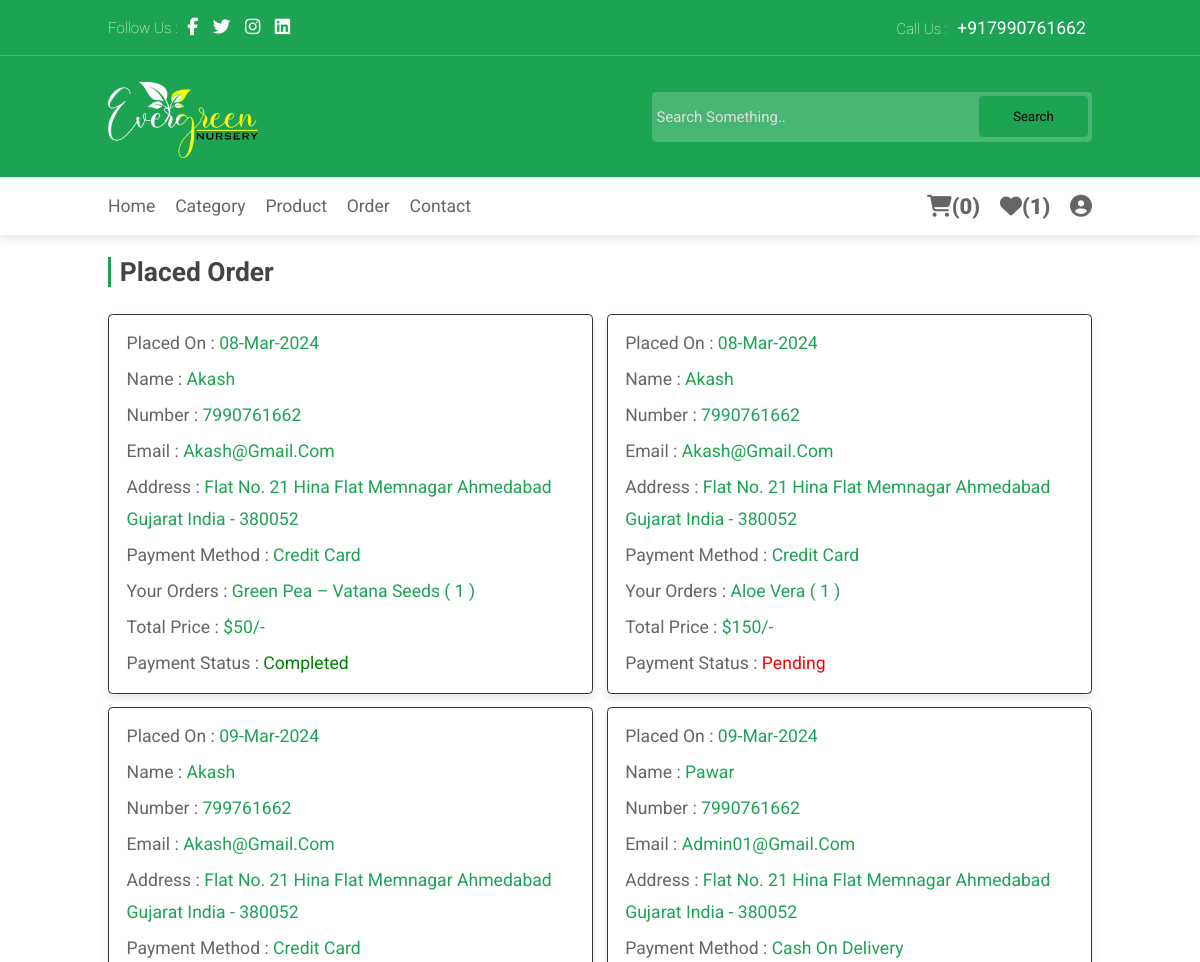
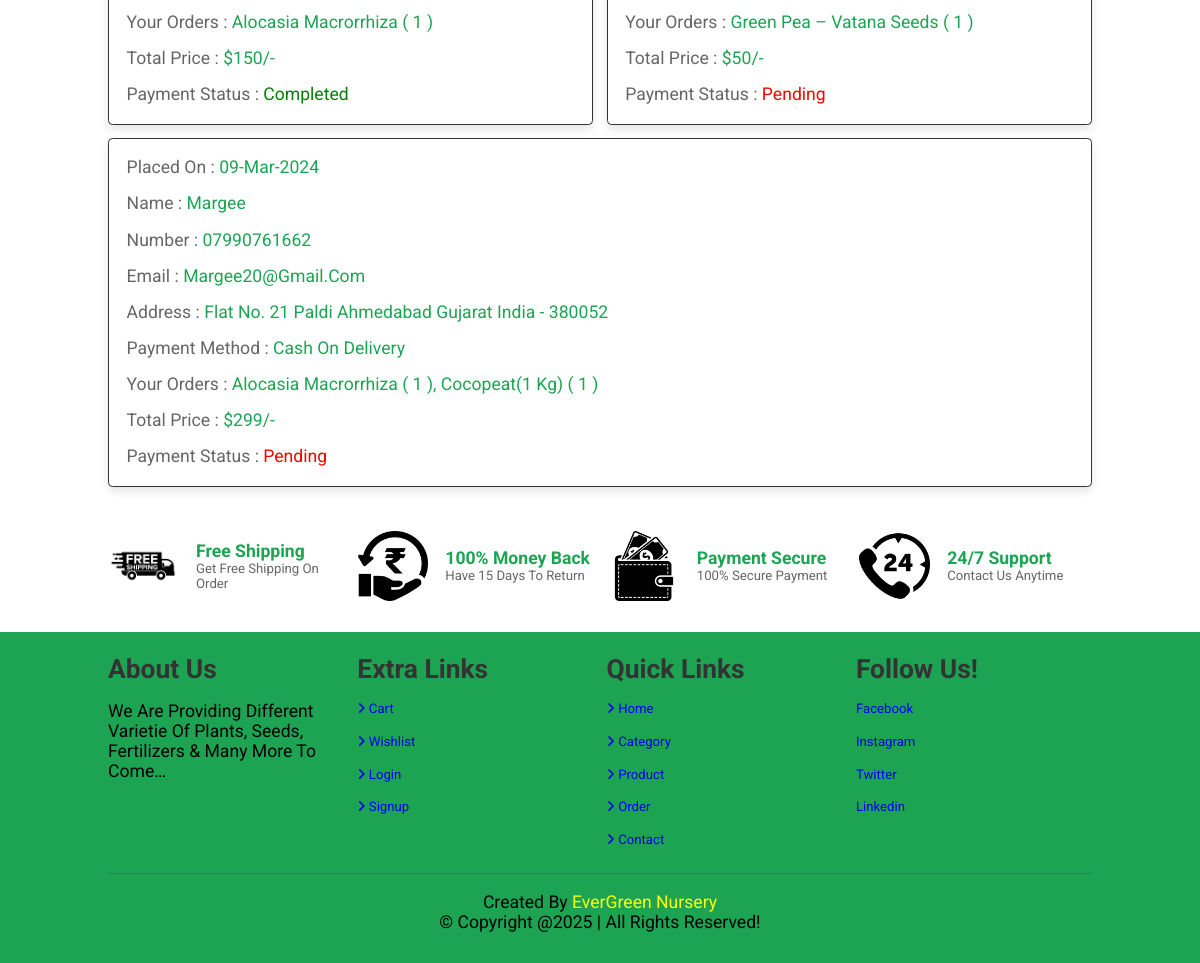
Page /Evergreen/Design/order.php (signed in) on the committed database (2 pictures, top to bottom).
### tables this page shows
CREATE TABLE `orders` (
  `id` int(100) NOT NULL,
  `user_id` int(100) NOT NULL,
  `name` varchar(100) NOT NULL,
  `number` varchar(12) NOT NULL,
  `email` varchar(100) NOT NULL,
  `method` varchar(50) NOT NULL,
  `address` varchar(500) NOT NULL,
  `total_products` varchar(1000) NOT NULL,
  `total_price` int(100) NOT NULL,
  `placed_on` varchar(50) NOT NULL,
  `payment_status` varchar(20) NOT NULL DEFAULT 'pending'
);

### Evergreen/Design/order.php (the view, shortened to what this page needs)
<?php
@include 'config.php';
$user_id = $_SESSION['user_id'];
?>
<!DOCTYPE html>
<html lang="en">
<head>
        <link rel="stylesheet" href="https://cdnjs.cloudflare.com/ajax/libs/font-awesome/6.5.1/css/all.min.css">
    <link rel="stylesheet" href="style.css">
</head>
<body>
<?php include 'header.php'; ?>
<section class="placed-orders">
    <h1 class="heading"> placed order </h1>
   <div class="box-container">
   <?php
      $select_orders = $conn->prepare("SELECT * FROM `orders` WHERE user_id = ?");
      $select_orders->execute([$user_id]);
      if($select_orders->rowCount() > 0){
         while($fetch_orders = $select_orders->fetch(PDO::FETCH_ASSOC)){
   ?>
   <div class="box">
      <p> placed on : <span><?= $fetch_orders['placed_on']; ?></span> </p>
      <p> name : <span><?= $fetch_orders['name']; ?></span> </p>
      <p> number : <span><?= $fetch_orders['number']; ?></span> </p>
      <p> email : <span><?= $fetch_orders['email']; ?></span> </p>
      <p> address : <span><?= $fetch_orders['address']; ?></span> </p>
      <p> payment method : <span><?= $fetch_orders['method']; ?></span> </p>
      <p> your orders : <span><?= $fetch_orders['total_products']; ?></span> </p>
      <p> total price : <span>$<?= $fetch_orders['total_price']; ?>/-</span> </p>
      <p> payment status : <span style="color:<?php if($fetch_orders['payment_status'] == 'pending'){ echo 'red'; }else{ echo 'green'; }; ?>"><?= $fetch_orders['payment_status']; ?></span> </p>
   </div>
   <?php
      }
   }else{
      echo '<p class="empty">no orders placed yet!</p>';
   }
   ?>
   </div>
</section>
    <section class="icons-container">
        <div class="icon">
            <img src="img/shipping.png" alt="">
            <div class="content">
                <h3>free shipping</h3>
                <p>get free shipping on order</p>
            </div>
        </div>
        <div class="icon">
            <img src="img/cashback.png" alt="">
            <div class="content">
                <h3>100% money back</h3>
                <p>have 15 days to return</p>
            </div>
        </div>
        <div class="icon">
            <img src="img/secure.png" alt="">
            <div class="content">
                <h3>payment secure</h3>
                <p>100% secure payment</p>
            </div>
        </div>
        <div class="icon">
            <img src="img/24_7.png" alt="">
            <div class="content">
                <h3>24/7 support</h3>
                <p>contact us anytime</p>
            </div>
        </div>
    </section>
<?php include 'footer.php'; ?>
</body>
</html>

### Evergreen/Design/style.css (style rules this page uses)
:root { --green:#1da453; }
* { font-family: 'Roboto', sans-serif; margin: 0; padding: 0; box-sizing: border-box; text-transform: capitalize; outline: none; border: none; text-decoration: none; transition: all .2s linear; }
html { font-size: 62.5%; overflow-x: hidden; scroll-behavior: smooth; scroll-padding-top: 7rem; }
section { padding: 1.5rem 9%; }
.heading { font-size: 3rem; color: #444; padding-left: 1rem; border-left: .4rem solid var(--green); margin-top: 1rem; margin-bottom: 3rem; }
.placed-orders .box-container { display: flex; flex-wrap: wrap; gap: 1.5rem; align-items: flex-start; }
.placed-orders .box-container .box { padding: 1rem 2rem; flex: 1 1 40rem; border: .2rem solid #333; background-color: #fff; box-shadow: 0 .5rem 1rem rgba(0,0,0,.1); border-radius: .5rem; }
.placed-orders .box-container .box p { margin: .5rem 0; line-height: 1.8; font-size: 2rem; color: #666; }
.placed-orders .box-container .box p span { color: #1da453; }
.icons-container { display: flex; flex-wrap: wrap; gap: 2rem; }
.icons-container .icon { padding: 2rem 0; display: flex; align-items: center; flex: 1 1 25rem; }
.icons-container .icon img { height: 8rem; }
.icons-container .icon .content { padding-left: 2rem; }
.icons-container .icon .content h3 { font-size: 2rem; color: var(--green); }
.icons-container .icon .content p { font-size: 1.5rem; color: #666; }
@media (max-width:1200px) { html { font-size: 55%; } }

### rows in the picture
orders: placed_on "08-Mar-2024", name "Akash", number "7990761662", email "Akash@gmail.com", address "Flat No. 21 Hina Flat Memnagar Ahmedabad Gujarat India - 380052", method "Credit Card", total_products "Green Pea – Vatana Seeds ( 1 )", total_price "50", payment_status "Completed"
orders: placed_on "08-Mar-2024", name "Akash", number "7990761662", email "Akash@gmail.com", address "Flat No. 21 Hina Flat Memnagar Ahmedabad Gujarat India - 380052", method "Credit Card", total_products "Aloe Vera ( 1 )", total_price "150", payment_status "Pending"
orders: placed_on "09-Mar-2024", name "Akash", number "799761662", email "Akash@gmail.com", address "Flat No. 21 Hina Flat Memnagar Ahmedabad Gujarat India - 380052", method "Credit Card", total_products "Alocasia Macrorrhiza ( 1 )", total_price "150", payment_status "Completed"
orders: placed_on "09-Mar-2024", name "Pawar", number "7990761662", email "Admin01@gmail.com", address "Flat No. 21 Hina Flat Memnagar Ahmedabad Gujarat India - 380052", method "Cash On Delivery", total_products "Green Pea – Vatana Seeds ( 1 )", total_price "50", payment_status "Pending"
orders: placed_on "09-Mar-2024", name "Margee", number "07990761662", email "Margee20@gmail.com", address "Flat No. 21 Paldi Ahmedabad Gujarat India - 380052", method "Cash On Delivery", total_products "Alocasia Macrorrhiza ( 1 ), Cocopeat(1 Kg) ( 1 )", total_price "299", payment_status "Pending"

### other values in the picture
$count_cart_items->rowCount() "0"
$count_wishlist_items->rowCount() "1"
